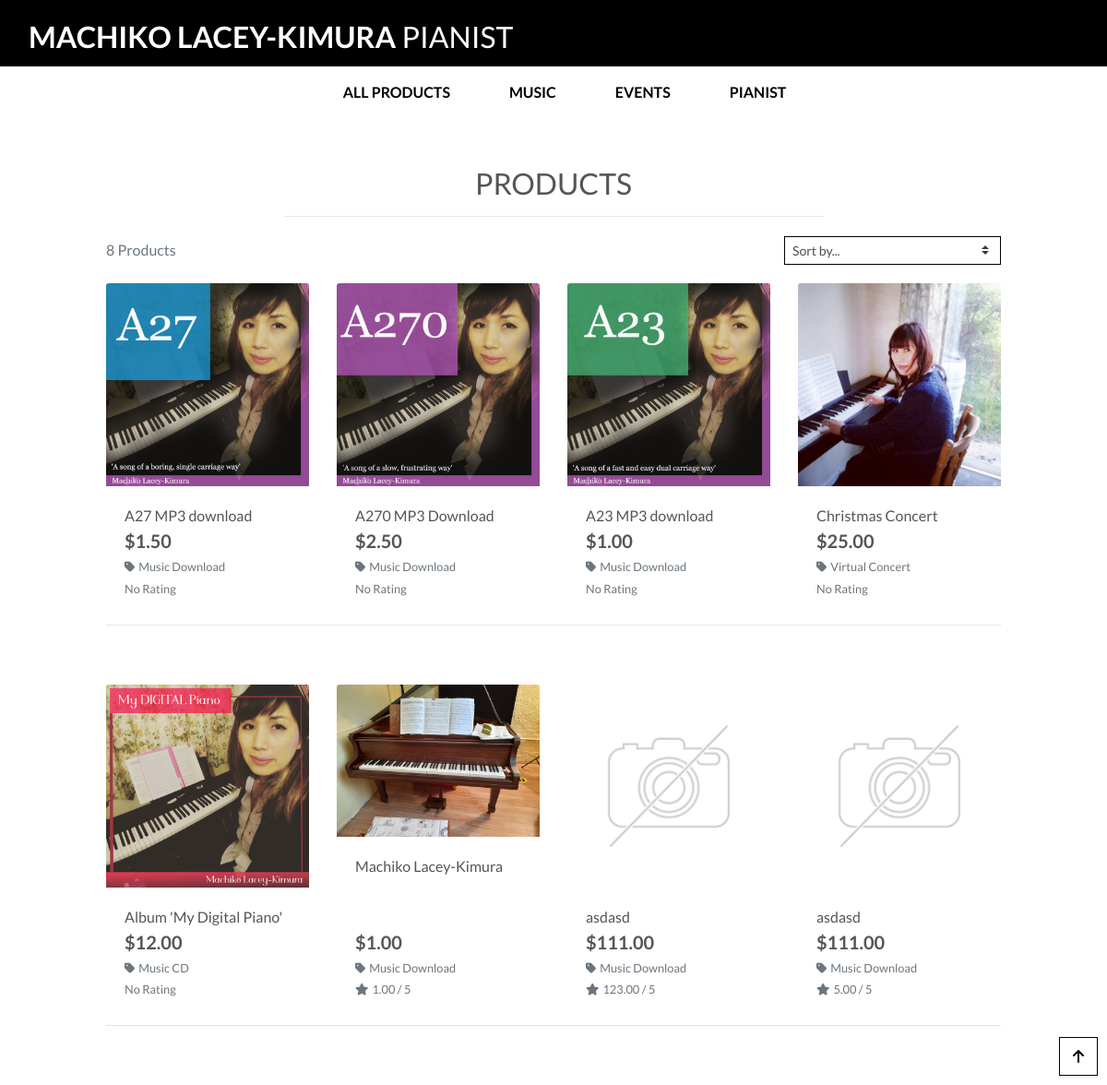
/products/, run on an earlier commit of the app's database.
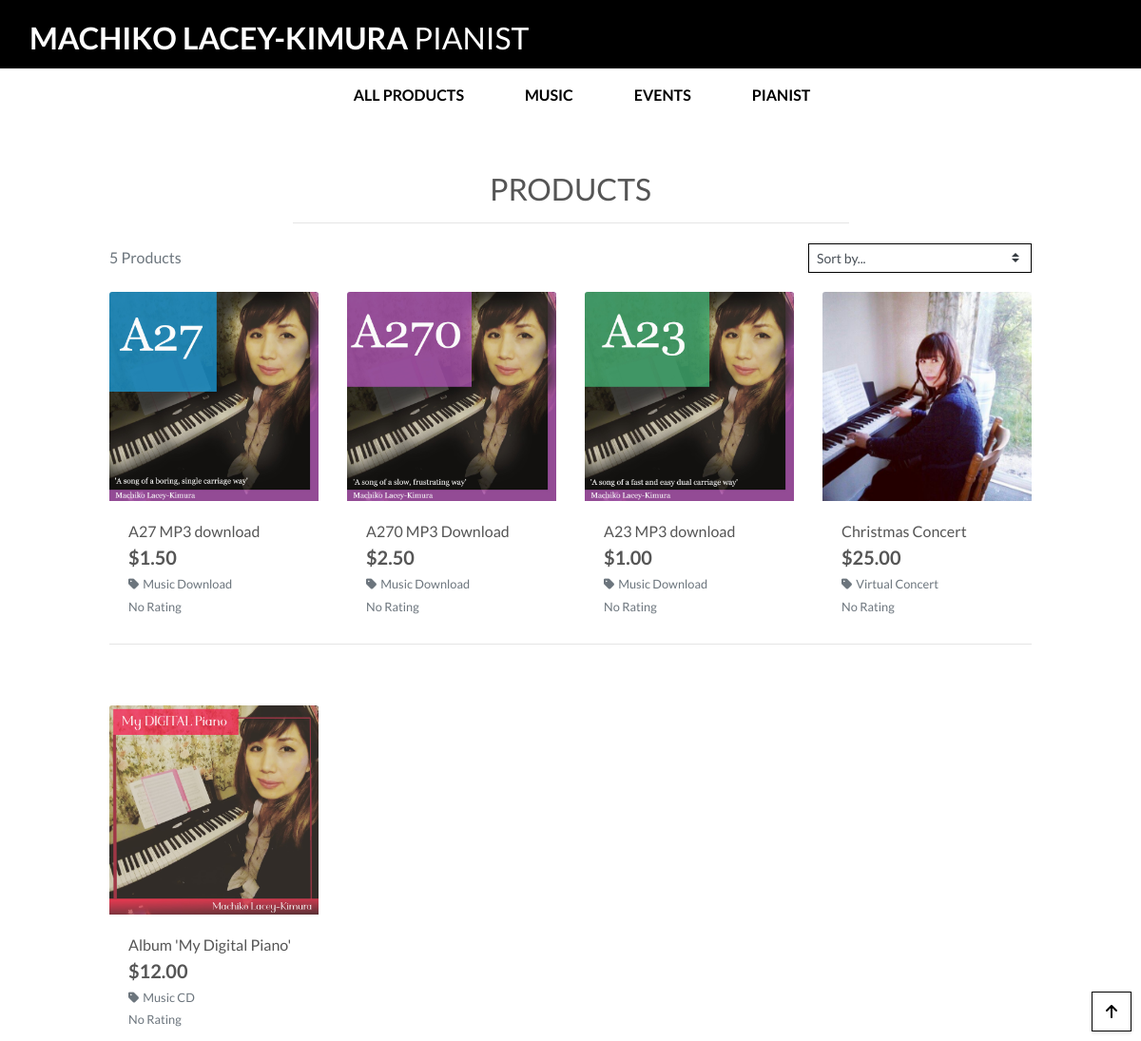
And on a later commit of the database.
### products/models.py (models this page shows, shortened)
class Product(models.Model):
    category = models.ForeignKey('Category', null=True, blank=True, on_delete=models.SET_NULL)
    sku = models.CharField(max_length=254, null=True, blank=True)
    name = models.CharField(max_length=254)
    description = models.TextField()
    has_sizes = models.BooleanField(default=False, null=True, blank=True)
    price = models.DecimalField(max_digits=6, decimal_places=2)
    rating = models.DecimalField(max_digits=6, decimal_places=2, null=True, blank=True)
    image_url = models.URLField(max_length=1024, null=True, blank=True)
    image = models.ImageField(null=True, blank=True)
    download_link = models.TextField(null=True, blank=True)

class Category(models.Model):
    class Meta:
        verbose_name_plural = 'Categories'
    name = models.CharField(max_length=254)
    friendly_name = models.CharField(max_length=254, null=True, blank=True)

### products/views.py (the view, shortened to what this page needs)
# urls.py: path('', views.all_products, name='products'),
def all_products(request):
    products = Product.objects.all()
    query = None
    categories = None
    sort = None
    direction = None
    current_sorting = f'{sort}_{direction}'
    context = {
        'products': products,
        'search_term': query,
        'current_categories': categories,
        'current_sorting': current_sorting,
    }
    return render(request, 'products/products.html', context)

### bag/contexts.py (called while the page is built, shortened)
def bag_contents(request):
    bag_items = []
    total = 0
    product_count = 0
    bag = request.session.get('bag', {})
    if total < settings.FREE_DELIVERY_THRESHOLD:
        delivery = total * Decimal(settings.STANDARD_DELIVERY_PERCENTAGE / 100)
        free_delivery_delta = settings.FREE_DELIVERY_THRESHOLD - total
    else:
        delivery = 0
        free_delivery_delta = 0
    grand_total = delivery + total
    context = {
        'bag_items': bag_items,
        'total': total,
        'product_count': product_count,
        'delivery': delivery,
        'free_delivery_delta': free_delivery_delta,
        'free_delivery_threshold': settings.FREE_DELIVERY_THRESHOLD,
        'grand_total': grand_total,
    }
    return context

### products/templates/products/products.html (shortened to what this page needs)
{% extends "base.html" %}
{% load static %}
{% block page_header %}
    <div class="container header-container">
    </div>
{% endblock %}
{% block content %}
    <div class="overlay"></div>
    <div class="container-fluid">
        <div class="row">
            <div class="col text-center mt-3">
                <h2 class="logo-font">Products</h2>
                <hr class="w-50 mb-1">
            </div>
        </div>
        <div class="row">
            <div class="product-container col-10 offset-1">
                <div class="row mt-1 mb-2">
                    <div class="col-12 col-md-6 my-auto order-md-last d-flex justify-content-center justify-content-md-end">
                        <div class="sort-select-wrapper w-50">
                            <select id="sort-selector" class="custom-select custom-select-sm rounded-0 border border-{% if current_sorting != 'None_None' %}info{% else %}black{% endif %}">
                                <option value="reset" {% if current_sorting == 'None_None' %}selected{% endif %}>Sort by...</option>
                            </select>
                        </div>
                    </div>
                    <div class="col-12 col-md-6 order-md-first">
                        <p class="text-muted mt-3 text-center text-md-left">
                            {{ products|length }} Products{% if search_term %} found for <strong>"{{ search_term }}"</strong>{% endif %}
                        </p>
                    </div>
                </div>
                <div class="row">
                    {% for product in products %}
                        <div class="col-sm-6 col-md-6 col-lg-4 col-xl-3">
                            <div class="card h-100 border-0">
                                {% if product.image %}
                                <a href="{% url 'product_detail' product.id %}">
                                    <img class="card-img-top img-fluid" src="{{ product.image.url }}" alt="{{ product.name }}">
                                </a>
                                {% else %}
                                <a href="{% url 'product_detail' product.id %}">
                                    <img class="card-img-top img-fluid" src="{{ MEDIA_URL }}noimage.png" alt="{{ product.name }}">
                                </a>
                                {% endif %}
                                <div class="card-body pb-0">
                                    <p class="mb-0">{{ product.name }}</p>
                                </div>
                                <div class="card-footer bg-white pt-0 border-0 text-left">
                                    <div class="row">
                                        <div class="col">
                                            <p class="lead mb-0 text-left font-weight-bold">${{ product.price }}</p>
                                            {% if product.category %}
                                            <p class="small mt-1 mb-0">
                                                <a class="text-muted" href="{% url 'products' %}?category={{ product.category.name }}">
                                                    <i class="fas fa-tag mr-1"></i>{{ product.category.friendly_name }}
                                                </a>
                                            </p>
                                            {% endif %}
                                            {% if product.rating %}
                                                <small class="text-muted"><i class="fas fa-star mr-1"></i>{{ product.rating }} / 5</small>
                                            {% else %}
                                                <small class="text-muted">No Rating</small>
                                            {% endif %}
                                        </div>
                                    </div>
                                </div>
                            </div>
                        </div>
                        {% if forloop.counter|divisibleby:4 %}
                            <div class="col-12 d-none d-xl-block mb-5">
                                <hr>
                            </div>
                        {% endif %}
                    {% endfor %}
                </div>
            </div>
        </div>
    </div>
    <div class="btt-button shadow-sm rounded-0 border border-black">
        <a class="btt-link d-flex h-100">
            <i class="fas fa-arrow-up text-black mx-auto my-auto"></i>
        </a>
    </div>
{% endblock %}

### templates/base.html (shortened to what this page needs)
{% load static %}
<!doctype html>
<html lang="en">
  <head>
    {% block corecss %}
        <link rel="stylesheet" href="https://stackpath.bootstrapcdn.com/bootstrap/4.4.1/css/bootstrap.min.css">
        <link rel="stylesheet" href="{% static 'css/base.css' %}">
        <link rel="stylesheet" href="{% static 'css/slick.css' %}">
        <link rel="stylesheet" href="{% static 'css/slick-theme.css' %}">
    {% endblock %}
  </head>
  <body>
    <header class="container-fluid fixed-top">
        <div id="topnav" class="row  bg-black  pt-lg-2 d-none d-lg-flex">
            <div class="col-12 col-lg-8 my-auto py-1 py-lg-0 text-center text-lg-left">
                <a href="{% url 'home' %}" class="nav-link main-logo-link">
                    <h2 class="logo-font text-white my-0"><strong>Machiko Lacey-Kimura</strong> Pianist</h2>
                </a>
            </div>
            <div class="col-12 col-lg-4 my-auto py-1 py-lg-0">
                <ul class="list-inline list-unstyled text-center text-lg-right my-0">
                    <li class="list-inline-item dropdown">
                        <a class="text-black nav-link" href="#" id="user-options" data-toggle="dropdown" aria-haspopup="true" aria-expanded="false">
                            <div class="text-center">
                                <div><i class="fas fa-user fa-lg"></i></div>
                                <p class="my-0">My Account</p>
                            </div>
                        </a>
                    </li>
                    <li class="list-inline-item">
                        <a class="{% if grand_total %}text-info font-weight-bold{% else %}text-black{% endif %} nav-link" href="{% url 'view_bag' %}">
                            <div class="text-center">
                                <div><i class="fas fa-shopping-bag fa-lg"></i></div>
                                <p class="my-0">
                                </p>
                            </div>
                        </a>
                    </li>
                </ul>
            </div>
        </div>
        <div class="row bg-white ">
            <nav class="navbar navbar-expand-lg navbar-light w-100">
                {% include 'includes/main-nav.html' %}
            </nav>
        </div>
    </header>
    {% block page_header %}
    {% endblock %}
    {% block content %}
    {% endblock %}
  </body>
</html>

### templates/includes/main-nav.html (shortened to what this page needs)
<div class="collapse navbar-collapse" id="main-nav">
    <ul class="navbar-nav w-auto mx-auto">
        <li class="nav-item dropdown">
            <a class="logo-font font-weight-bold nav-link text-black mr-5" href="#" id="all-products-link" data-toggle="dropdown" aria-haspopup="true" aria-expanded="false">
                All Products
            </a>
        </li>
        <li class="nav-item dropdown">
            <a class="logo-font font-weight-bold nav-link text-black mr-5" href="#" id="clothing-link" data-toggle="dropdown" aria-haspopup="true" aria-expanded="false">
                Music
            </a>
        </li>
        <li class="nav-item dropdown">
            <a class="logo-font font-weight-bold nav-link text-black mr-5" href="#" id="homeware-link" data-toggle="dropdown" aria-haspopup="true" aria-expanded="false">
                Events
            </a>
        </li>
        <li class="nav-item dropdown">
            <a class="logo-font font-weight-bold nav-link text-black" href="#" id="specials-link" data-toggle="dropdown" aria-haspopup="true" aria-expanded="false">
                Pianist
            </a>
        </li>
    </ul>
</div>

### static/css/base.css (style rules this page uses)
html { height: 100%; }
body { height: calc(100vh - 164px); color: #555; font-family: 'Lato', sans-serif; }
.logo-font { text-transform: uppercase; }
.main-logo-link { width: fit-content; }
.text-black { color: #000 !important; }
.border-black { border: 1px solid black !important; }
.bg-black { background: #000 !important; }
.overlay { height: 100%; width: 100%; top: 0; left: 0; position: fixed; background: white; z-index: -1; }
.btt-button { height: 42px; width: 42px; position: fixed; bottom: 10px; right: 10px; }
.btt-link, .update-link, .remove-item { cursor: pointer; }
@media (min-width: 1200px) { .container { max-width: 80%; } }
@media (min-width: 992px) { .header-container { padding-top: 164px; } }

What changed in the data, as far as the page shows it:
removed Product: image (picture), name "Machiko Lacey-Kimura", price "1.00", category.friendly_name "Music Download", rating "1.00"
removed Product: name "asdasd", price "111.00", category.friendly_name "Music Download", rating "123.00"
removed Product: name "asdasd", price "111.00", category.friendly_name "Music Download", rating "5.00"
Also different on the page:
{{ products|length }}: "8" → "5"
